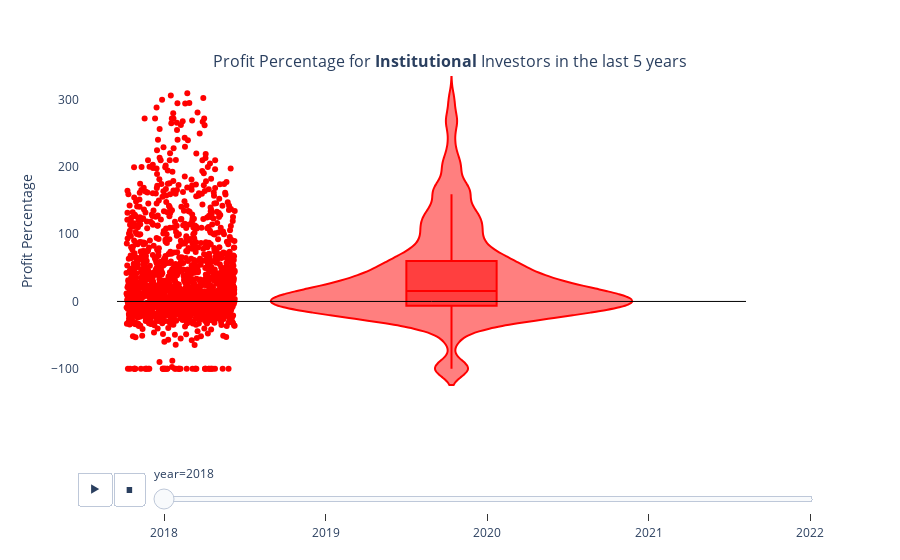

This figure's notebook cell:
### Code cell
import json
import plotly.io
import plotly.graph_objects as go

# Assuming your JSON file is named 'plot_data.json'
with open(f'investor-profiles/public/inv_pre/Institutional_profit.json', 'r') as json_file:
    # Load the JSON data from the file
    plot_data = json.load(json_file)

# Extract data, layout, and frames from the loaded JSON data
plotly_data = plot_data['data']
plotly_layout = plot_data['layout']
plotly_frames = plot_data.get('frames', None)

# Create a Plotly figure object
fig = go.Figure(data=plotly_data, layout=plotly_layout, frames=plotly_frames)

# Now you can view the figure
fig.show()

### Figure 1 — Plotly figure (JSON) as saved in the notebook; plotly's stock layout.template omitted (floating-point values rounded to 4 significant figures; data arrays with more than 128 entries replaced by an {"elided": "..."} marker saying what was removed)
{"data": [{"alignmentgroup": "True", "box": {"visible": true}, "hovertemplate": "year=2018<br>Profit Percentage=%{y}<extra></extra>", "legendgroup": "", "line": {"color": "red"}, "marker": {"color": "red"}, "name": "", "offsetgroup": "", "orientation": "v", "points": "all", "scalegroup": "True", "showlegend": false, "type": "violin", "x0": " ", "xaxis": "x", "y": {"elided": "1538 float values"}, "y0": " ", "yaxis": "y"}], "layout": {"legend": {"tracegroupgap": 0}, "margin": {"t": 60}, "plot_bgcolor": "white", "shapes": [{"line": {"color": "Black", "width": 1}, "type": "line", "x0": 0.05, "x1": 0.9, "xref": "paper", "y0": 0, "y1": 0, "yref": "y"}], "sliders": [{"active": 0, "currentvalue": {"prefix": "year="}, "len": 0.9, "pad": {"b": 10, "t": 60}, "steps": [{"args": [["2018"], {"frame": {"duration": 0, "redraw": true}, "fromcurrent": true, "mode": "immediate", "transition": {"duration": 0, "easing": "linear"}}], "label": "2018", "method": "animate"}, {"args": [["2019"], {"frame": {"duration": 0, "redraw": true}, "fromcurrent": true, "mode": "immediate", "transition": {"duration": 0, "easing": "linear"}}], "label": "2019", "method": "animate"}, {"args": [["2020"], {"frame": {"duration": 0, "redraw": true}, "fromcurrent": true, "mode": "immediate", "transition": {"duration": 0, "easing": "linear"}}], "label": "2020", "method": "animate"}, {"args": [["2021"], {"frame": {"duration": 0, "redraw": true}, "fromcurrent": true, "mode": "immediate", "transition": {"duration": 0, "easing": "linear"}}], "label": "2021", "method": "animate"}, {"args": [["2022"], {"frame": {"duration": 0, "redraw": true}, "fromcurrent": true, "mode": "immediate", "transition": {"duration": 0, "easing": "linear"}}], "label": "2022", "method": "animate"}], "x": 0.1, "xanchor": "left", "y": 0, "yanchor": "top"}], "title": {"font": {"size": 16}, "text": "Profit Percentage for <b>Institutional</b> Investors in the last 5 years", "x": 0.5, "xanchor": "center", "y": 0.9, "yanchor": "top"}, "updatemenus": [{"buttons": [{"args": [null, {"frame": {"duration": 500, "redraw": true}, "fromcurrent": true, "mode": "immediate", "transition": {"duration": 500, "easing": "linear"}}], "label": "&#9654;", "method": "animate"}, {"args": [[null], {"frame": {"duration": 0, "redraw": true}, "fromcurrent": true, "mode": "immediate", "transition": {"duration": 0, "easing": "linear"}}], "label": "&#9724;", "method": "animate"}], "direction": "left", "pad": {"r": 10, "t": 70}, "showactive": false, "type": "buttons", "x": 0.1, "xanchor": "right", "y": 0, "yanchor": "top"}], "violinmode": "group", "xaxis": {"anchor": "y", "domain": [0, 1], "title": {"text": "Year"}, "visible": false}, "yaxis": {"anchor": "x", "domain": [0, 1], "title": {"text": "Profit Percentage"}}}}
